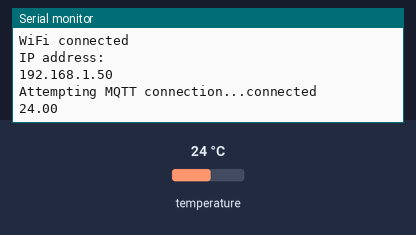
The sketch below on a simulated ESP8266 (NodeMCU). On the bench: the last lines printed to the serial monitor. The inputs (shaded band) are chosen by the test bench; at power-on: temperature 24 °C. WiFi joins after 1.5 s; servers stay silent unless stated; no MQTT or app messages arrive unless stated.

Above: at 2.7 s.
2.8 s: temperature set to 12 °C
At 5.1 s:
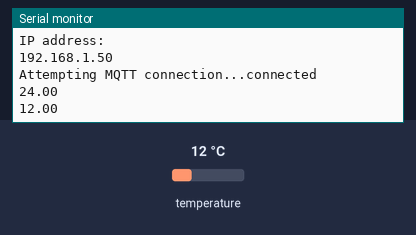
5.4 s: temperature set to 19 °C
At 6.5 s:
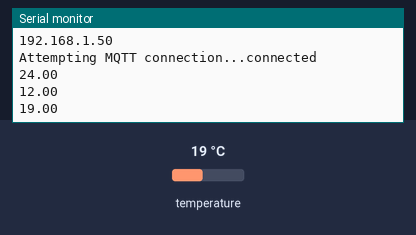
Timing chart, 0 to 8.4 s (numbered marks = the images above; inputs shaded):
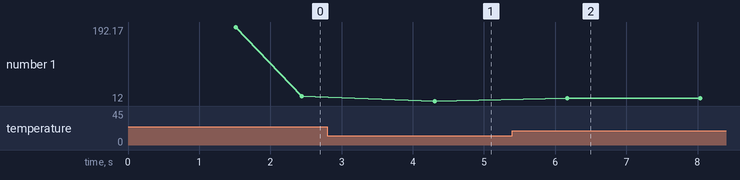

The sketch:

Temperature_Client.ino
```cpp
#include <OneWire.h>
#include <ESP8266WiFi.h>
#include <ESP8266WebServer.h>
#include <DallasTemperature.h>
#include <PubSubClient.h>

#define ONE_WIRE_BUS D1

OneWire oneWire(ONE_WIRE_BUS);
DallasTemperature DS18B20(&oneWire);
WiFiClient espClient;
PubSubClient client(espClient);

const char* ssid = "***";
const char* password = "***";

const char* mqtt_server = "mqtt.thank-the-maker.org";
const char* mqtt_user = "***";
const char* mqtt_pass = "***";

char temperatureString[6];

void setup(void){
  Serial.begin(115200);
  Serial.println("");

  setup_wifi();
  DS18B20.begin();
  client.setServer(mqtt_server, 1883);
}

void loop() {

  if (!client.connected()) {
    reconnect();
  }
  client.loop();

  float temperature = getTemperature();

  dtostrf(temperature, 2, 2, temperatureString);
  // send temperature to the serial console
  Serial.println(temperatureString);
  client.publish("techtalk/temperature", temperatureString);
  delay(1000);
}

void setup_wifi() {
  delay(10);
  // We start by connecting to a WiFi network
  Serial.println();
  Serial.print("Connecting to ");
  Serial.println(ssid);

  WiFi.begin(ssid, password);

  while (WiFi.status() != WL_CONNECTED) {
    delay(500);
    Serial.print(".");
  }

  Serial.println("");
  Serial.println("WiFi connected");
  Serial.println("IP address: ");
  Serial.println(WiFi.localIP());
}

void reconnect() {
  // Loop until we're reconnected
  while (!client.connected()) {
    Serial.print("Attempting MQTT connection...");
    // Attempt to connect
    if (client.connect("Temperature_Client", mqtt_user, mqtt_pass)) {
      Serial.println("connected");
      // Once connected, publish an announcement...
    } else {
      Serial.print("failed, rc=");
      Serial.print(client.state());
      Serial.println(" try again in 5 seconds");
      // Wait 5 seconds before retrying
      delay(5000);
    }
  }
}

float getTemperature() {
  float temp;
  do {
    DS18B20.requestTemperatures();
    temp = DS18B20.getTempCByIndex(0);
    delay(100);
  } while (temp == 85.0 || temp == (-127.0));
  return temp;
}
```

Measured:
- after the input at 2.8 s, the serial monitor: prints a new line after 1.5 s (image 1)
- after the input at 5.4 s, the serial monitor: prints a new line after 0.77 s (image 2)
- plotted number 1: 24 → 12 after the input at 2.8 s, 12 → 19 after the input at 5.4 s
